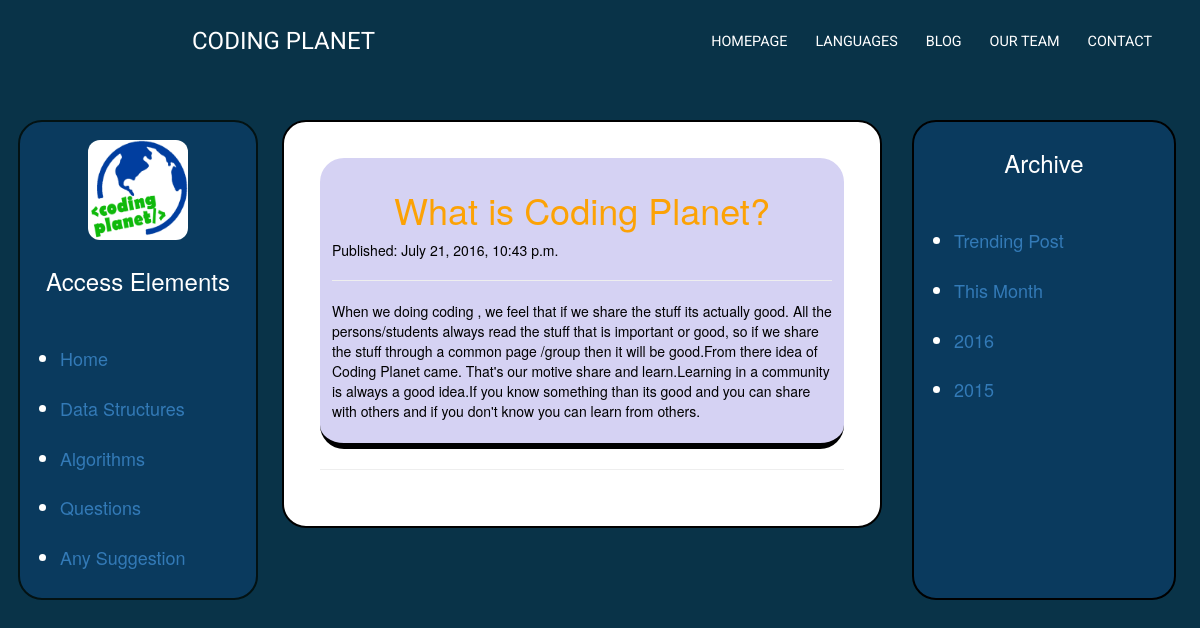
The page / on the database its author committed.
### blog/models.py (models this page shows, shortened)
class Post(models.Model):
    author = models.ForeignKey('auth.User')
    title = models.CharField(max_length=200)
    text = models.TextField()
    created_date = models.DateTimeField(
            default=timezone.now)
    published_date = models.DateTimeField(
            blank=True, null=True)

### blog/views.py (the view)
# urls.py: url(r'^$', views.post_list, name='post_list'),
def post_list(request):
    posts = Post.objects.filter(published_date__lte=timezone.now()).order_by('published_date')
    return render(request, 'blog/post_list.html', {'posts': posts})

### blog/templates/blog/post_list.html (shortened to what this page needs)
{% load staticfiles %}
<html>
    <head>
        <link rel="stylesheet" href="//maxcdn.bootstrapcdn.com/bootstrap/3.2.0/css/bootstrap.min.css">
        <link rel="stylesheet" href="//maxcdn.bootstrapcdn.com/bootstrap/3.2.0/css/bootstrap-theme.min.css">
        <link rel="stylesheet" type="text/css" href="{% static 'css/h-header.css' %}">
        <link rel="stylesheet" href="{% static 'css/blog.css' %}">
    </head>
<body>
    <div class="h-header">
            <div class="h-logo">
                <span class="csd">CODING PLANET</span>
            </div>
            <div class="h-text">
                <div class="te-home h-p"><p>HOMEPAGE</p></div>
                <div class="te-languages h-p"><p >LANGUAGES</p></div>
                <div class="te-blog h-p"><p>BLOG</p></div>
                <div class="te-team h-p"><p>OUR TEAM</p></div>
                <div class="te-contact h-p"><p>CONTACT</p></div>
            </div>
     </div>
    <div class="leftPanel">
            <div style="margin-top: 1.5vw;">
                <center><span>
                    <img src="{% static 'images/cp.png' %}" width="100vw" height="100vw" style="border-radius: 1vw" >
                </span>
                </center>
            </div>
            <div class="l-head" style="margin-top:2vw;font-style: 'Roboto';font-size: 2vw;" ><center><span >
                Access Elements
            </span></center></div>
            <ul>
                <li>
                    <a href="">Home</a>
                </li>
                <li>
                    <a href="">Data Structures</a>
                </li>
                <li>
                    <a href="">Algorithms</a>
                </li>
                <li>
                    <a href="">Questions</a>
                </li>
                <li>
                    <a href="">Any Suggestion</a>
                </li>
            </ul>
    </div>
    <div class="rightPanel">
            <div class="l-head" style="margin-top:2vw;font-style: 'Roboto';font-size: 2vw;" ><center><span >
                Archive
            </span></center></div>
            <ul>
                <li>
                    <a href="">Trending Post</a>
                </li>
                <li>
                    <a href="">This Month</a>
                </li>
                <li>
                    <a href="">2016</a>
                </li>
                <li>
                    <a href="">2015</a>
                </li>
            </ul>
    </div>
    <div class="postArea">
                    {% for post in posts %}
                    <div class="post">
                            <center><h1><a href="">{{ post.title }}</a></h1></center>
                                           <span>Published: {{ post.published_date }}</span>
                                           <hr>
                            <p>{{ post.text|linebreaksbr }}</p>
                    </div>
                <hr>
                    {% endfor %}
    </div>
    </body>
</html>

### blog/static/css/h-header.css (style rules this page uses)
body { width: 100%; height: 100%; margin-left: auto; margin-right: auto; margin-top: auto; margin-bottom: auto; }
.h-header { background-color: #093348; width: 100%; height: 8vw; color: white; }
.h-logo { font-family: Roboto; font-size: 2vw; float:left; margin-left:16vw; width:20vw; padding-top: 2vw }
.h-text { float: right; margin-top: 2.5vw; margin-right: 2vw; }
.h-p { display:inline; }
.h-text p { display: inline; font-family: Roboto; font-size: 1.2vw; text-transform: uppercase; margin-right: 2vw; }

### blog/static/css/blog.css (style rules this page uses)
h1 a { color: #FCA205; }
body { background-color: #093348; color: white; }
@media only screen and (min-width:768px) { .postArea { margin-left: auto; margin-right: auto; width: 50vw; padding: 3vw 3vw 3vw 3vw; height: auto; background-color:white; border:2px solid black; border-radius: 2vw; margin-top: 2vw; color:black; margin-left:1vw; float:left; max-height: 300vw; overflow:scroll; } }
@media only screen and (min-width:768px) { .leftPanel { width: 20vw; float: left; background-color: rgba(23,95,199,0.17); height:40vw; margin-right: 1vw; margin-top: 2vw; margin-left: 1.5vw; border:0.2vw solid rgba(3,18,19,1); border-radius: 2vw; } }
@media only screen and (min-width:768px) { .leftPanel ul { color: white; padding-top: 2vw; } }
@media only screen and (min-width:768px) { .leftPanel li { padding-top: 2vw; font-size: 1.5vw; } }
@media only screen and (min-width:768px) { .rightPanel ul { padding-top: 2vw; } }
@media only screen and (min-width:768px) { .rightPanel li { padding-top: 2vw; font-size: 1.5vw; } }
@media only screen and (min-width:768px) { .rightPanel { width: 22vw; float: right; background-color: rgba(23,95,199,0.17); height:40vw; margin-right: 2vw; margin-top: 2vw; border:0.2vw solid black; border-radius: 2vw; } }
@media only screen and (min-width:768px) { .post { background-color: rgba(34,17,191,0.19); color: black; border-bottom:0.5vw solid black; padding:1vw 1vw 1vw 1vw; border-radius: 2vw; } }

### rows shown on the page
Post: title "What is Coding Planet?", published_date "July 21, 2016, 10:43 p.m.", text "When we doing coding , we feel that if we share the stuff its actually good. All the persons/students always read the stuff that is important or good, so if we share the stuff through a common page /group then it will be good.From there idea of Coding Planet came. That's our motive share and learn.Learning in a community is always a good idea.If you know something than its good and you can share with others and if you don't know you can learn from others."
